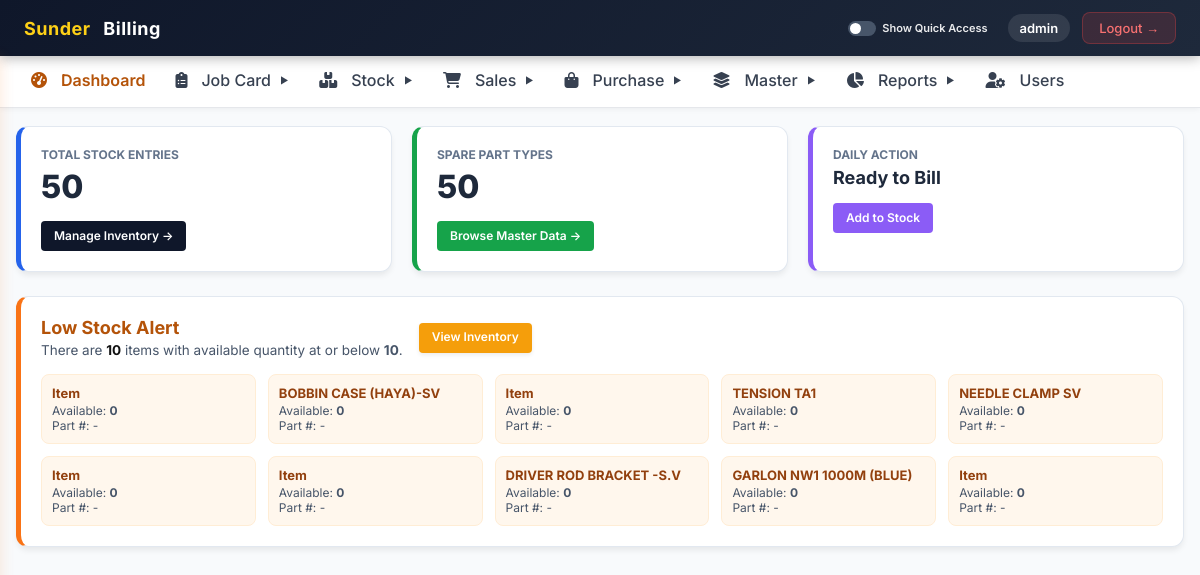
Screenshot of /login/dashboard.php (signed in) with the database file from the repository.
### tables this page shows
CREATE TABLE `stock` (
  `id` varchar(255) NOT NULL,
  `actualPricePerQty` float NOT NULL,
  `actualPricePerUnit` float NOT NULL,
  `availableQty` int NOT NULL,
  `barCode` varchar(255) DEFAULT NULL,
  `gstPercentage` float NOT NULL,
  `itemName` varchar(255) DEFAULT NULL,
  `quantity` int NOT NULL,
  `selled` bit(1) NOT NULL,
  `selledPricePerUnit` double NOT NULL,
  `sellingPricePerQty` float NOT NULL,
  `sellingPricePerUnit` float NOT NULL,
  `serialNo` varchar(255) DEFAULT NULL,
  `unit` int NOT NULL,
  `warrantyInMonths` int NOT NULL,
  `brand` bigint DEFAULT NULL,
  `machine` bigint DEFAULT NULL,
  `model` bigint DEFAULT NULL,
  `purchaseItem` bigint DEFAULT NULL,
  `spare` bigint DEFAULT NULL,
  PRIMARY KEY (`id`),
  KEY `FK17lg7477nvywgyva1qnfan255` (`brand`),
  KEY `FKdn32ck0k6jt4dg9t7vl28ba8u` (`machine`),
  KEY `FKh2407ud8pbmwnxo4q65xftumf` (`model`),
  KEY `FKeifebnupfgukc2oojtse960ii` (`purchaseItem`),
  KEY `FK316sfaegiisdk4bcna59ynqle` (`spare`),
  CONSTRAINT `FK17lg7477nvywgyva1qnfan255` FOREIGN KEY (`brand`) REFERENCES `brand` (`id`),
  CONSTRAINT `FK316sfaegiisdk4bcna59ynqle` FOREIGN KEY (`spare`) REFERENCES `spares` (`id`),
  CONSTRAINT `FKdn32ck0k6jt4dg9t7vl28ba8u` FOREIGN KEY (`machine`) REFERENCES `machine` (`id`),
  CONSTRAINT `FKeifebnupfgukc2oojtse960ii` FOREIGN KEY (`purchaseItem`) REFERENCES `purchaseitems` (`id`),
  CONSTRAINT `FKh2407ud8pbmwnxo4q65xftumf` FOREIGN KEY (`model`) REFERENCES `model` (`id`)
);

CREATE TABLE `spares` (
  `id` bigint NOT NULL AUTO_INCREMENT,
  `createdBy` varchar(255) DEFAULT NULL,
  `createdOn` datetime(6) DEFAULT NULL,
  `modifiedBy` varchar(255) DEFAULT NULL,
  `modifiedOn` datetime(6) DEFAULT NULL,
  `active` bit(1) NOT NULL,
  `partNo` varchar(255) DEFAULT NULL,
  `picture` varchar(255) DEFAULT NULL,
  `rackNumber` varchar(255) DEFAULT NULL,
  `spareName` varchar(255) DEFAULT NULL,
  PRIMARY KEY (`id`)
);

### includes/auth.php (called while the page is built, shortened)
<?php
function isAdmin(): bool
{
    return isset($_SESSION['user_id'], $_SESSION['role']) && strtoupper(trim($_SESSION['role'])) === 'ADMIN';
}

### login/dashboard.php (the view)
<?php
require_once("../config/db.php");
include("../includes/header.php");
$stockCount = mysqli_fetch_assoc(mysqli_query($conn, "SELECT COUNT(*) as c FROM stock"))['c'];
$spareCount = mysqli_fetch_assoc(mysqli_query($conn, "SELECT COUNT(*) as c FROM spares"))['c'];
$lowStockRes = mysqli_query($conn, "SELECT st.*, s.spareName FROM stock st LEFT JOIN spares s ON st.spare = s.id WHERE st.availableQty <= 10 ORDER BY st.availableQty ASC LIMIT 10");
$lowStockCount = $lowStockRes ? mysqli_num_rows($lowStockRes) : 0;
?>
<div class="erp-container">
    <div style="display: grid; grid-template-columns: repeat(auto-fit, minmax(260px, 1fr)); gap: 20px; margin-bottom: 24px;">
        <div class="erp-card" style="margin-bottom: 0; border-left: 5px solid #2563eb;">
            <h4 style="color:#64748b; font-size:12px; text-transform:uppercase; margin-bottom: 5px; font-weight:700;">Total Stock Entries</h4>
            <div style="font-size:32px; font-weight:800; color:#1e293b;"><?= number_format($stockCount) ?></div>
            <div style="margin-top: 15px;">
                <?php if (isset($_SESSION['role']) && $_SESSION['role'] === 'ADMIN'): ?>
                    <a href="../stock/list.php" class="btn-erp btn-erp-primary btn-erp-sm">Manage Inventory &rarr;</a>
                <?php endif; ?>
            </div>
        </div>
        <div class="erp-card" style="margin-bottom: 0; border-left: 5px solid #16a34a;">
            <h4 style="color:#64748b; font-size:12px; text-transform:uppercase; margin-bottom: 5px; font-weight:700;">Spare Part Types</h4>
            <div style="font-size:32px; font-weight:800; color:#1e293b;"><?= number_format($spareCount) ?></div>
            <div style="margin-top: 15px;">
                <?php if (isset($_SESSION['role']) && $_SESSION['role'] === 'ADMIN'): ?>
                    <a href="../spares/list_spare.php" class="btn-erp btn-erp-success btn-erp-sm">Browse Master Data &rarr;</a>
                <?php else: ?>
                    <span style="color:#64748b; font-size: 13px; font-weight: 600;">Admin only</span>
                <?php endif; ?>
            </div>
        </div>
        <div class="erp-card" style="margin-bottom: 0; border-left: 5px solid #8b5cf6;">
            <h4 style="color:#64748b; font-size:12px; text-transform:uppercase; margin-bottom: 5px; font-weight:700;">Daily Action</h4>
            <div style="font-size:18px; font-weight:700; color:#1e293b; margin-top:5px;">Ready to Bill</div>
            <div style="margin-top: 15px;">
                <?php if (isset($_SESSION['role']) && $_SESSION['role'] === 'ADMIN'): ?>
                    <a href="../stock/add_stock.php" class="btn-erp btn-erp-sm" style="background:#8b5cf6; color:white;">Add to Stock</a>
                <?php else: ?>
                    <span style="display:inline-block; background:#e2e8f0; color:#475569; padding: 6px 12px; border-radius: 6px; font-size: 12px; font-weight: 600;">Admin only</span>
                <?php endif; ?>
            </div>
        </div>
    </div>
    <?php if ($lowStockCount > 0): ?>
        <div class="erp-card" style="border-left: 5px solid #f97316;">
            <div style="display:flex; align-items:center; justify-space-between; gap:16px; flex-wrap:wrap; margin-bottom:16px;">
                <div>
                    <h3 style="margin:0 0 4px 0; color:#b45309; font-size:18px;">Low Stock Alert</h3>
                    <div style="color:#475569; font-size:13.5px;">There are <strong style="color:#111;"><?= $lowStockCount ?></strong> items with available quantity at or below <strong>10</strong>.</div>
                </div>
                <div>
                    <a href="../stock/list.php" class="btn-erp btn-erp-warning btn-erp-sm">View Inventory</a>
                </div>
            </div>
            <div style="display:grid; grid-template-columns:repeat(auto-fit, minmax(180px, 1fr)); gap:12px;">
                <?php while ($r = mysqli_fetch_assoc($lowStockRes)): ?>
                    <div style="padding:10px; border-radius:8px; background:#fff7ed; border:1px solid #ffedd5;">
                        <div style="font-weight:700; color:#92400e; font-size:13px;"><?= htmlspecialchars($r['spareName'] ?? 'Item') ?></div>
                        <div style="font-size:12px; color:#475569; margin-top:2px;">Available: <strong><?= (int) $r['availableQty'] ?></strong></div>
                        <div style="font-size:12px; color:#475569;">Part #: <?= htmlspecialchars($r['partNo'] ?? '-') ?></div>
                    </div>
                <?php endwhile; ?>
            </div>
        </div>
    <?php endif; ?>
</div>
<?php include("../includes/footer.php"); ?>

### includes/header.php (shortened to what this page needs)
<?php
require_once(__DIR__ . '/auth.php');
$current_page = basename($_SERVER['PHP_SELF']);
$showQuickAccess = (isset($_COOKIE['showQuickAccess']) && $_COOKIE['showQuickAccess'] === 'true');
?>
<!DOCTYPE html>
<html lang="en">
<head>
    <link rel="stylesheet" href="https://cdnjs.cloudflare.com/ajax/libs/font-awesome/6.5.1/css/all.min.css">
    <link rel="stylesheet" href="../includes/common_erp.css">
</head>
<body class="<?php echo $showQuickAccess ? 'has-quick-access' : ''; ?>">
    <div class="topbar">
        <div class="brand">
            <span class="brand-accent">Sunder</span>&nbsp;Billing
        </div>
        <div class="topbar-right">
            <div class="topbar-actions-desktop">
                <label class="quick-access-toggle" title="Toggle Left Quick Access Sidebar">
                    <span class="toggle-slider"></span>
                    <span>Show Quick Access</span>
                </label>
                <?php if (isset($_SESSION['employee_name']) || isset($_SESSION['username'])): ?>
                    <div class="user-pill">
                        <?php if (isset($_SESSION['employee_name'])): ?>
                            <span><?php echo htmlspecialchars($_SESSION['employee_name']); ?></span>
                        <?php else: ?>
                            <span><?php echo htmlspecialchars($_SESSION['username']); ?></span>
                        <?php endif; ?>
                    </div>
                <?php endif; ?>
                <button class="btn-logout" onclick="window.location.href='../login/logout.php'">
                    Logout &#x2192;
                </button>
            </div>
        </div>
    </div>
    <div class="menu-container">
        <ul class="menu-bar" id="mainMenu">
            <li class="menu-item">
                <a href="../login/dashboard.php" <?php echo ($current_page == 'dashboard.php') ? 'class="active-link"' : ''; ?>>
                    <i class="fa-solid fa-gauge-high nav-icon"></i> Dashboard
                </a>
            </li>
            <li class="menu-item has-dropdown">
                <span class="menu-link <?php echo (strpos($_SERVER['PHP_SELF'], 'jobcard') !== false) ? 'active-link' : ''; ?>" tabindex="0" role="button" aria-haspopup="true">
                    <i class="fa-solid fa-clipboard-list nav-icon"></i> Job Card <span class="arrow">&#9660;</span>
                </span>
            </li>
            <?php if (isset($_SESSION['role']) && $_SESSION['role'] === 'ADMIN'): ?>
                <li class="menu-item has-dropdown">
                    <span class="menu-link <?php echo (strpos($_SERVER['PHP_SELF'], 'stock') !== false) ? 'active-link' : ''; ?>" tabindex="0" role="button" aria-haspopup="true">
                        <i class="fa-solid fa-boxes-stacked nav-icon"></i> Stock <span class="arrow">&#9660;</span>
                    </span>
                </li>
            <?php endif; ?>
            <li class="menu-item has-dropdown">
                <span class="menu-link <?php echo (strpos($_SERVER['PHP_SELF'], 'sales') !== false) ? 'active-link' : ''; ?>" tabindex="0" role="button" aria-haspopup="true">
                    <i class="fa-solid fa-cart-shopping nav-icon"></i> Sales <span class="arrow">&#9660;</span>
                </span>
            </li>
            <?php if (isAdmin()): ?>
                <li class="menu-item has-dropdown">
                    <span class="menu-link <?php echo (strpos($_SERVER['PHP_SELF'], 'purchase') !== false) ? 'active-link' : ''; ?>" tabindex="0" role="button" aria-haspopup="true">
                        <i class="fa-solid fa-bag-shopping nav-icon"></i> Purchase <span class="arrow">&#9660;</span>
                    </span>
                </li>
            <?php endif; ?>
            <?php
            $is_master_active = (
                strpos($_SERVER['PHP_SELF'], 'brand') !== false ||
                strpos($_SERVER['PHP_SELF'], 'model') !== false ||
                strpos($_SERVER['PHP_SELF'], 'machine') !== false ||
                strpos($_SERVER['PHP_SELF'], 'spares') !== false ||
                strpos($_SERVER['PHP_SELF'], 'customers') !== false ||
                strpos($_SERVER['PHP_SELF'], 'supplier') !== false ||
                strpos($_SERVER['PHP_SELF'], 'employee') !== false
            );
            ?>
            <li class="menu-item has-dropdown">
                <span class="menu-link <?php echo $is_master_active ? 'active-link' : ''; ?>" tabindex="0" role="button" aria-haspopup="true">
                    <i class="fa-solid fa-layer-group nav-icon"></i> Master <span class="arrow">&#9660;</span>
                </span>
            </li>
            <?php if (isAdmin()): ?>
                <li class="menu-item has-dropdown">
                    <span class="menu-link <?php echo (strpos($_SERVER['PHP_SELF'], 'report') !== false) ? 'active-link' : ''; ?>" tabindex="0" role="button" aria-haspopup="true">
                        <i class="fa-solid fa-chart-pie nav-icon"></i> Reports <span class="arrow">&#9660;</span>
                    </span>
                </li>
            <?php endif; ?>
            <?php if (isset($_SESSION['role']) && $_SESSION['role'] === 'ADMIN'): ?>
                <li class="menu-item">
                    <a href="../users/manage_users.php" <?php echo ($current_page == 'manage_users.php') ? 'class="active-link"' : ''; ?>>
                        <i class="fa-solid fa-user-gear nav-icon"></i> Users
                    </a>
                </li>
            <?php endif; ?>
        </ul>
    </div>

### includes/footer.php (shortened to what this page needs)
</body>
</html>

### includes/common_erp.css (style rules this page uses)
:root { --erp-primary: #0f172a; --erp-primary-hover: #1e293b; --erp-secondary: #64748b; --erp-secondary-hover: #475569; --erp-accent: #FDD017; --erp-accent-hover: #eab308; --erp-success: #16a34a; --erp-success-hover: #15803d; --erp-warning: #f59e0b; --erp-warning-hover: #d97706; --erp-danger: #ef4444; --erp-danger-hover: #dc2626; --erp-dark: #1e293b; --erp-dark-hover: #0f172a; --erp-bg: #f8fafc; --erp-card-bg: #ffffff; --erp-subtle-bg: #f1f5f9; --erp-border: #e2e8f0; --erp-border-input: #cbd5e1; --erp-border-dark: #94a3b8; --erp-text-main: #1e293b; --erp-text-muted: #64748b; --erp-text-light: #94a3b8; --erp-font: 'Inter', system-ui, -apple-system, BlinkMacSystemFont, "Segoe UI", Roboto, sans-serif; --erp-radius-sm: 4px; --erp-radius-md: 6px; --erp-radius-lg: 8px; --erp-radius-xl: 12px; --erp-shadow-sm: 0 1px 3px rgba(0, 0, 0, 0.05); --erp-shadow-md: 0 4px 6px -1px rgba(0, 0, 0, 0.08); --erp-shadow-lg: 0 10px 25px -5px rgba(0, 0, 0, 0.05); }
*, *::before, *::after { box-sizing: border-box !important; }
html { width: 100% !important; max-width: 100% !important; margin: 0; padding: 0; overflow-x: hidden !important; -webkit-text-size-adjust: 100%; }
body { width: 100% !important; max-width: 100% !important; margin: 0; padding: 0; overflow-x: hidden !important; background-color: var(--erp-bg) !important; font-family: var(--erp-font) !important; color: var(--erp-text-main) !important; }
input, select, textarea, button { max-width: 100%; font-family: inherit; }
.erp-container, .page-wrapper, .container-box, .container, .app-container { width: 100% !important; max-width: 1360px; margin: 0 auto; padding: 20px; box-sizing: border-box; min-height: calc(100vh - 110px); }
.btn-erp, .btn, .btn-top, .prime-btn { display: inline-flex; align-items: center; justify-content: center; gap: 6px; padding: 8px 16px; border-radius: var(--erp-radius-md); font-size: 13px; font-weight: 600; text-decoration: none; border: 1px solid transparent; cursor: pointer; transition: all 0.15s ease-in-out; box-sizing: border-box; font-family: inherit; line-height: 1.2; min-height: 36px; }
.btn-erp-primary, .btn-blue, .btn-primary { background: var(--erp-primary); color: #ffffff !important; }
.btn-erp-success, .btn-green, .btn-success { background: var(--erp-success); color: #ffffff !important; }
.btn-erp-warning, .btn-warning, .btn-yellow { background: var(--erp-warning); color: #ffffff !important; box-shadow: 0 2px 4px rgba(0,0,0,0.08); }
.btn-erp-sm, .btn-sm { padding: 5px 12px; font-size: 12px; min-height: 30px; border-radius: var(--erp-radius-sm); }
.erp-card, .card, .po-card { background: #ffffff; border-radius: var(--erp-radius-xl); box-shadow: var(--erp-shadow-md); padding: 20px; border: 1px solid var(--erp-border); margin-bottom: 20px; box-sizing: border-box; }
@media (max-width: 1280px) { .erp-container, .page-wrapper, .container-box, .container { padding: 16px; } }

### rows the page displays
stock: spareName "Item", availableQty "0", partNo "-"
stock: spare.spareName "BOBBIN CASE (HAYA)-SV", availableQty "0", partNo "-"
stock: spareName "Item", availableQty "0", partNo "-"
stock: spare.spareName "TENSION TA1", availableQty "0", partNo "-"
stock: spare.spareName "NEEDLE CLAMP SV", availableQty "0", partNo "-"
stock: spareName "Item", availableQty "0", partNo "-"
stock: spareName "Item", availableQty "0", partNo "-"
stock: spare.spareName "DRIVER ROD BRACKET -S.V", availableQty "0", partNo "-"
stock: spare.spareName "GARLON NW1 1000M (BLUE)", availableQty "0", partNo "-"
stock: spareName "Item", availableQty "0", partNo "-"

### other values shown
$_SESSION['username'] "admin"
$stockCount "50"
$spareCount "50"
$lowStockCount "10"
